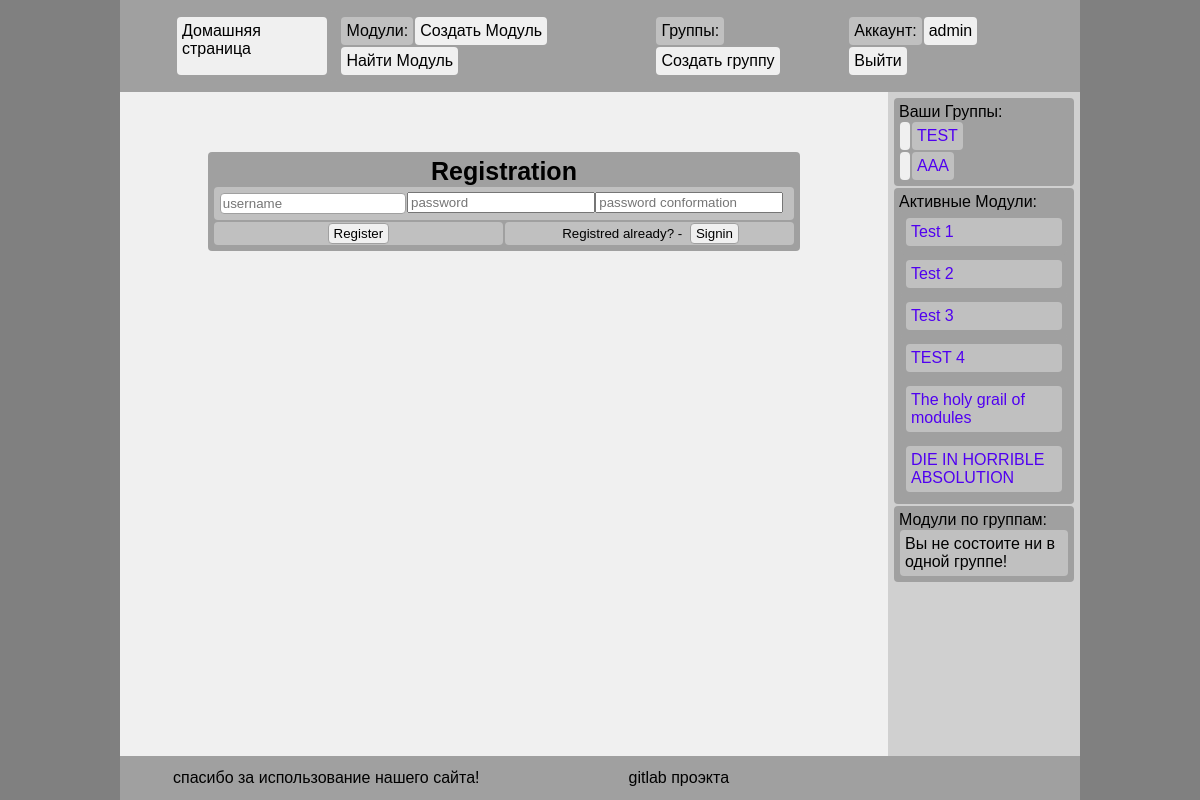
Screenshot of /accounts/register/ (signed in) with the database file from the repository.
### groups/models.py (models this page shows)
class Group(models.Model):
    author          = models.ForeignKey(User, related_name="group_author", on_delete=models.CASCADE, null=True)
    name            = models.CharField(max_length=32, default="")
    description     = models.CharField(max_length=1024, default="")
    creation_date   = models.DateTimeField(default=timezone.now())
    id              = models.CharField(max_length=16, unique=True, primary_key = True)
    moduls_data     = models.ManyToManyField(ModuleData, related_name="moduls_data", blank=True)
    members         = models.ManyToManyField(User, related_name="members", blank=True)
    members_pending = models.ManyToManyField(User, related_name="member_pending", blank=True)

### tasks/models.py (models this page shows)
class Module(models.Model):
    name            = models.CharField(max_length=64, default="Новый модуль")
    author          = models.ForeignKey(User, on_delete=models.CASCADE)
    description     = models.CharField(max_length=1024, default="AAAA")
    creation_date   = models.DateTimeField(default=timezone.now())
    tasks_data      = models.JSONField(default=list)
    is_tasks_rnd    = models.BooleanField(default=False)
    id              = models.CharField(max_length=16, unique=True, primary_key=True)

### accounts/views.py (the view, shortened to what this page needs)
# urls.py: path('accounts/register/',              accounts.RegisterView),
def RegisterView(request, red=""):
    if request.method != 'POST':
        context = get_base_context(request)
        context['redirect'] = red
        context['form'] = UserCreationForm()
        response=render(request, 'registration/register.html', context)
        return response

### static/py/view.py (called while the page is built)
def get_base_context(request, **kwargs):
    context = {}
    for c_name, c_value in list(filter(lambda c:c[0].startswith('temp'), request.session.items())):
        if 'keep_cookies' in kwargs and c_name in kwargs['keep_cookies']: continue
        del request.session[c_name]
    for s in request.session.items():print(s)
    if request.user.is_authenticated:
        context['my_modules']    = Module.objects.all()
        context['my_groups']     = Group.objects.all()
        context['new_modules']    = Module.objects.filter(author=request.user)
    return context

### accounts/templates/registration/register.html (shortened to what this page needs)
{% extends '../base.html' %}
{% block content %}
{% load i18n %}
<div class="bigbox">
    <h1>{% trans 'Registration' %}</h1>
    <form method="post"> {% csrf_token %}
        <div class="flex component2">
            <div class="flex-col" style="width: 33%;">
                <input id="id_username" name="username" type="text" placeholder="{% trans 'username' %}" />
            </div>
            <div class="flex-col" style="width: 33%;">
                <input id="id_password1" name="password1" type="password" placeholder="{% trans 'password' %}" />
            </div>
            <div class="flex-col" style="width: 33%;">
                <input id="id_password2" name="password2" type="password" placeholder="{% trans 'password conformation' %}" />
            </div>
        </div>
        <div class="flex-sb">
            <div class="submitbox" style="width: 50%;">
                <input type="submit" value="{% trans 'Register' %}">
            </div>
            <div class="submitbox" style="width: 50%;">
                <a style="font-size:smaller;">{% trans 'Registred already?' %} - </a>
                <input type="button" value="{% trans 'Signin' %}" onclick="window.location='/accounts/login/{{redirect}}';">
            </div>
        </div>
    </form>
</div>
{% endblock %}

### static/templates/header.html
<div class="box flex-wrap">
    <a class="component" href="/">Домашняя страница</a>
</div>
<div class="box flex-wrap">
    <a class="component2">Модули:</a>
    <a class="component" href="/tasks/create">Создать Модуль</a>
    <a class="component" href="/tasks/">Найти Модуль</a>
</div>
<div class="box flex-wrap">
    <a class="component2">Группы:</a>
    <a class="component" href="/groups/create">Создать группу</a>
</div>
<div class="box flex-wrap">
    <a class="component2">Аккаунт:</a>
        {% if request.user.is_authenticated %}
        <a class="component" href="/accounts/">{{user}}</a>
        <a class="component" href="/accounts/logout/">Выйти</a>
        {% else %}
        <a class="component" href="/accounts/login/">Войти</a>
        <a class="component" href="/accounts/register/">Регистрация</a>
        {% endif %}
</div>

### static/templates/sider.html (shortened to what this page needs)
<div class="box flex-col">
    Ваши Группы:
    {% for group in my_groups %}
        <div class="flex">
            {% if group.1 != 0 %}<a class="component">{{group.1}}</a>{% endif %}
            <a class="component2" href="/groups/{{group.id}}">{{group.name}}</a>
        </div>
    {% endfor %}
</div>
<div class="box flex-col">
    Активные Модули:
    {% for module in my_modules %}
        <div class="flex-col box">
            <a class="component2" href="/tasks/{{module.id}}">{{module.name}}</a>
        </div>
    {% endfor %}
</div>
<div class="flex-col box">
    Модули по группам:
    {% if not modules_groups %}
        <p class="component2">Вы не состоите ни в одной группе!</p>
    {% endif %}
</div>

### static/css/common-base.css (style rules this page uses)
body { margin: auto; width: 80%; min-height:100%; }
html { font-family: Arial; background-color:#808080; height:100%; }
footer a:any-link, header a:any-link { color:#000000 }
a { font-family: Arial; text-decoration: none; padding: 2px; margin: 1px; }
a:any-link { color:#5000F0 }
h1 { font-family: Arial; font-size: 25px; text-align: center; margin: 0px; }
input[type=text] { font-family: Arial; background-color: #FFFFFF; border: #A0A0A0 solid 1px; border-radius: 4px; box-sizing: border-box; padding: 2px; margin: 1px; }
input[type=button], input[type=submit], input[type=reset] { font-family: Arial; background-color: #F0F0F0; border: #A0A0A0 solid 1px; border-radius: 4px; cursor:pointer; box-sizing: border-box; padding: 2px 5px; margin: 1px; }

### static/css/common-class.css (style rules this page uses)
.component { border-radius: 4px; border-color: #F0F0F0; background-color: #F0F0F0; padding: 5px; margin: 1px; box-sizing: border-box; }
.component2 { border-radius: 4px; border-color: #C0C0C0; background-color: #C0C0C0; padding: 5px; margin: 1px; box-sizing: border-box; }
.box { border-radius: 4px; border-color: #A0A0A0; background-color: #A0A0A0; padding: 5px; margin: 1px; }
.bigbox { margin: auto; border-radius: 4px; border-color: #A0A0A0; background-color: #A0A0A0; padding: 5px; width: 80%; margin-top: 50px; display: flex; flex-direction: column; }
.submitbox { text-align: center; border-radius: 4px; border-color: #C0C0C0; background-color: #C0C0C0; margin: 1px; }

### static/css/common-flex.css (style rules this page uses)
.flex { display: flex; }
.flex-col { display: flex; flex-direction: column; }
.flex-sb { display: flex; justify-content: space-between; }
.flex-wrap { display: flex; flex-wrap: wrap; }

### rows the page displays
Group: name "TEST"
Group: name "AAA"
Module: name "Test 1"
Module: name "Test 2"
Module: name "Test 3"
Module: name "TEST 4"
Module: name "The holy grail of modules"
Module: name "DIE IN HORRIBLE ABSOLUTION"

### other values shown
{{ user }} "admin"
